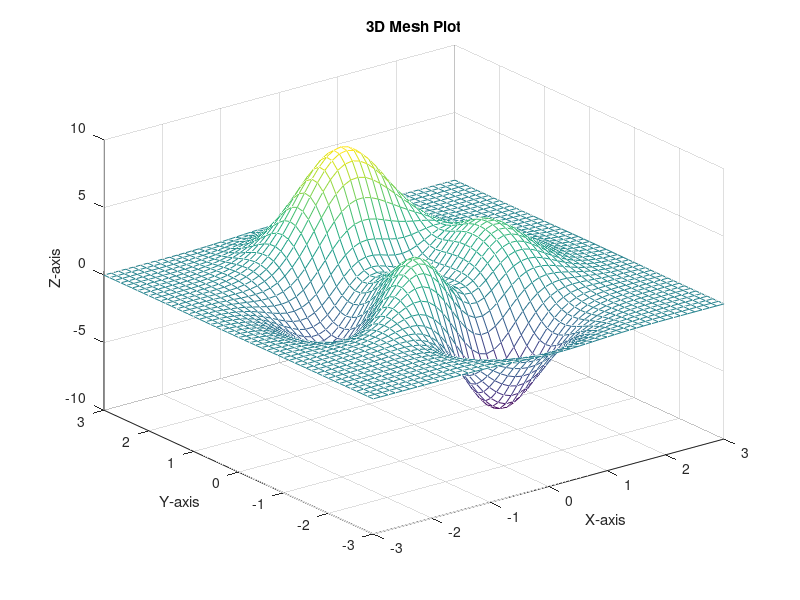

Here is the MATLAB script that generated this plot: (Note: this script raises an error after producing the figure.)
%%
% 3D Plotting
[X, Y, Z] = peaks;
figure;
mesh(X, Y, Z);
xlabel('X-axis');
ylabel('Y-axis');
zlabel('Z-axis');
title('3D Mesh Plot');


%%
% Customizing Plots

figure;
h = plot(x, y);
set(h, 'LineWidth', 2, 'Color', 'red', 'LineStyle', '--');
legend('sin(x)');
title('Customized Plot');

%%
% Animations
figure;
h = plot(0, 0);
xlim([0, 2*pi]);
ylim([-1, 1]);

for t = 0:0.01:2*pi
    y = sin(t);
    set(h, 'XData', t, 'YData', y);
    drawnow;
end
